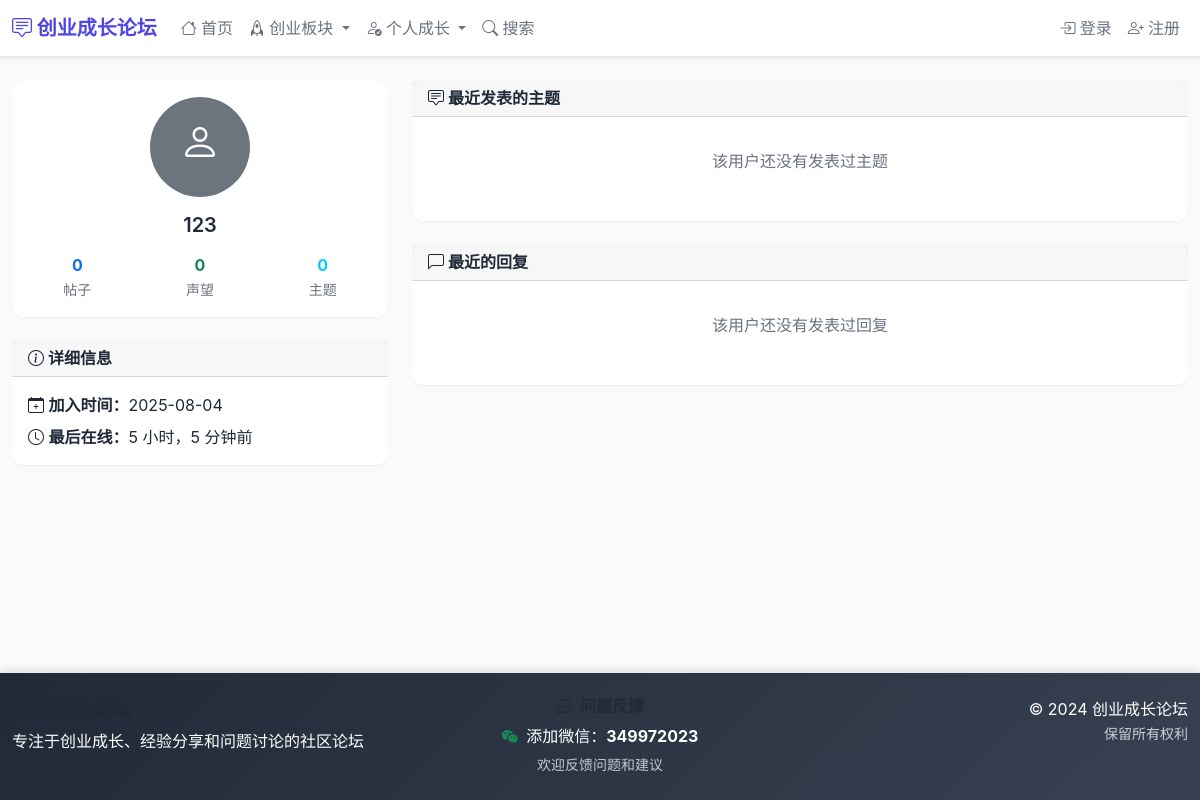
/user/123/, run on the app's committed database.
### forum/models.py (models this page shows, shortened)
class UserProfile(models.Model):
    user = models.OneToOneField(User, on_delete=models.CASCADE, related_name='profile', verbose_name='用户')
    bio = models.TextField('个人简介', blank=True, max_length=500)
    location = models.CharField('所在地', max_length=100, blank=True)
    website = models.URLField('个人网站', blank=True)
    wechat = models.CharField('微信号', max_length=50, blank=True)
    avatar = models.ImageField('头像', upload_to='avatars/', blank=True)
    signature = models.TextField('个性签名', blank=True, max_length=200)
    post_count = models.PositiveIntegerField('发帖数', default=0)
    reputation = models.IntegerField('声望', default=0)
    last_seen = models.DateTimeField('最后在线', default=timezone.now)
    class Meta:
        verbose_name = '用户资料'
        verbose_name_plural = '用户资料'

### forum/views.py (the view)
# urls.py: path('user/<str:username>/', views.user_profile, name='user_profile'),
def user_profile(request, username):
    user = get_object_or_404(User, username=username)
    profile, created = UserProfile.objects.get_or_create(user=user)
    recent_topics = Topic.objects.filter(author=user, is_active=True)[:5]
    recent_posts = Post.objects.filter(author=user, is_active=True)[:10]
    context = {
        'profile_user': user,
        'profile': profile,
        'recent_topics': recent_topics,
        'recent_posts': recent_posts,
    }
    return render(request, 'forum/user_profile.html', context)

### templates/forum/user_profile.html (shortened to what this page needs)
{% extends 'base.html' %}
{% block content %}
<div class="row">
    <div class="col-md-4">
        <div class="card mb-4">
            <div class="card-body text-center">
                {% if profile.avatar %}
                    <img src="{{ profile.avatar.url }}" class="rounded-circle mb-3" width="100" height="100" alt="头像">
                {% else %}
                    <div class="bg-secondary rounded-circle mx-auto mb-3 d-flex align-items-center justify-content-center" style="width: 100px; height: 100px;">
                        <i class="bi bi-person h1 text-white"></i>
                    </div>
                {% endif %}
                <h5 class="card-title">{{ profile_user.username }}</h5>
                <div class="row text-center mt-3">
                    <div class="col-4">
                        <strong class="text-primary">{{ profile.post_count }}</strong>
                        <br><small class="text-muted">帖子</small>
                    </div>
                    <div class="col-4">
                        <strong class="text-success">{{ profile.reputation }}</strong>
                        <br><small class="text-muted">声望</small>
                    </div>
                    <div class="col-4">
                        <strong class="text-info">{{ recent_topics|length }}</strong>
                        <br><small class="text-muted">主题</small>
                    </div>
                </div>
            </div>
        </div>
        <div class="card">
            <div class="card-header">
                <h6 class="mb-0">
                    <i class="bi bi-info-circle"></i> 详细信息
                </h6>
            </div>
            <div class="card-body">
                <p class="mb-2">
                    <i class="bi bi-calendar-plus"></i> <strong>加入时间：</strong>{{ profile_user.date_joined|date:"Y-m-d" }}
                </p>
                <p class="mb-0">
                    <i class="bi bi-clock"></i> <strong>最后在线：</strong>{{ profile.last_seen|timesince }}前
                </p>
            </div>
        </div>
    </div>
    <div class="col-md-8">
        <div class="card mb-4">
            <div class="card-header">
                <h6 class="mb-0">
                    <i class="bi bi-chat-square-text"></i> 最近发表的主题
                </h6>
            </div>
            <div class="card-body">
                {% if recent_topics %}
                    {% for topic in recent_topics %}
                        <div class="topic-item p-2 border-bottom">
                            <h6 class="mb-1">
                                <a href="{% url 'forum:topic_detail' topic.slug %}" class="text-decoration-none">
                                    {{ topic.title }}
                                </a>
                            </h6>
                            <small class="text-muted">
                                <span class="badge bg-primary">{{ topic.get_topic_type_display }}</span>
                                <span class="badge bg-outline-secondary">{{ topic.category.name }}</span>
                                <i class="bi bi-clock ms-2"></i> {{ topic.created_at|timesince }}前
                                <i class="bi bi-eye ms-2"></i> {{ topic.views }} 次浏览
                            </small>
                        </div>
                    {% endfor %}
                {% else %}
                    <p class="text-muted text-center py-3">该用户还没有发表过主题</p>
                {% endif %}
            </div>
        </div>
        <div class="card">
            <div class="card-header">
                <h6 class="mb-0">
                    <i class="bi bi-chat-left"></i> 最近的回复
                </h6>
            </div>
            <div class="card-body">
                {% if recent_posts %}
                    {% for post in recent_posts %}
                        <div class="post-item p-2 border-bottom">
                            <h6 class="mb-1">
                                <a href="{{ post.get_absolute_url }}" class="text-decoration-none">
                                    回复：{{ post.topic.title }}
                                </a>
                            </h6>
                            <p class="text-muted mb-1">{{ post.content|truncatewords:20 }}</p>
                            <small class="text-muted">
                                <span class="badge bg-outline-secondary">{{ post.topic.category.name }}</span>
                                <i class="bi bi-clock ms-2"></i> {{ post.created_at|timesince }}前
                            </small>
                        </div>
                    {% endfor %}
                {% else %}
                    <p class="text-muted text-center py-3">该用户还没有发表过回复</p>
                {% endif %}
            </div>
        </div>
    </div>
</div>
{% endblock %}

### templates/base.html (style rules this page uses)
:root { --primary-color: #4f46e5; --secondary-color: #10b981; --accent-color: #f59e0b; --text-primary: #1f2937; --text-secondary: #6b7280; --bg-light: #f9fafb; --border-light: #e5e7eb; --shadow-sm: 0 1px 2px 0 rgba(0, 0, 0, 0.05); --shadow-md: 0 4px 6px -1px rgba(0, 0, 0, 0.1); --shadow-lg: 0 10px 15px -3px rgba(0, 0, 0, 0.1); }
html, body { height: 100%; }
body { font-family: 'Inter', -apple-system, BlinkMacSystemFont, sans-serif; background-color: var(--bg-light); color: var(--text-primary); display: flex; flex-direction: column; }
.card { border: none; box-shadow: var(--shadow-sm); border-radius: 12px; transition: all 0.2s ease; }
.text-muted { color: var(--text-secondary) !important; }
h1, h2, h3, h4, h5, h6 { color: var(--text-primary); font-weight: 600; }

### data on the page
UserProfile: post_count "0", reputation "0", last_seen "5 小时，5 分钟"

### other printed values
{{ profile_user.username }} "123"
{{ recent_topics|length }} "0"
{{ profile_user.date_joined|date:"Y-m-d" }} "2025-08-04"
